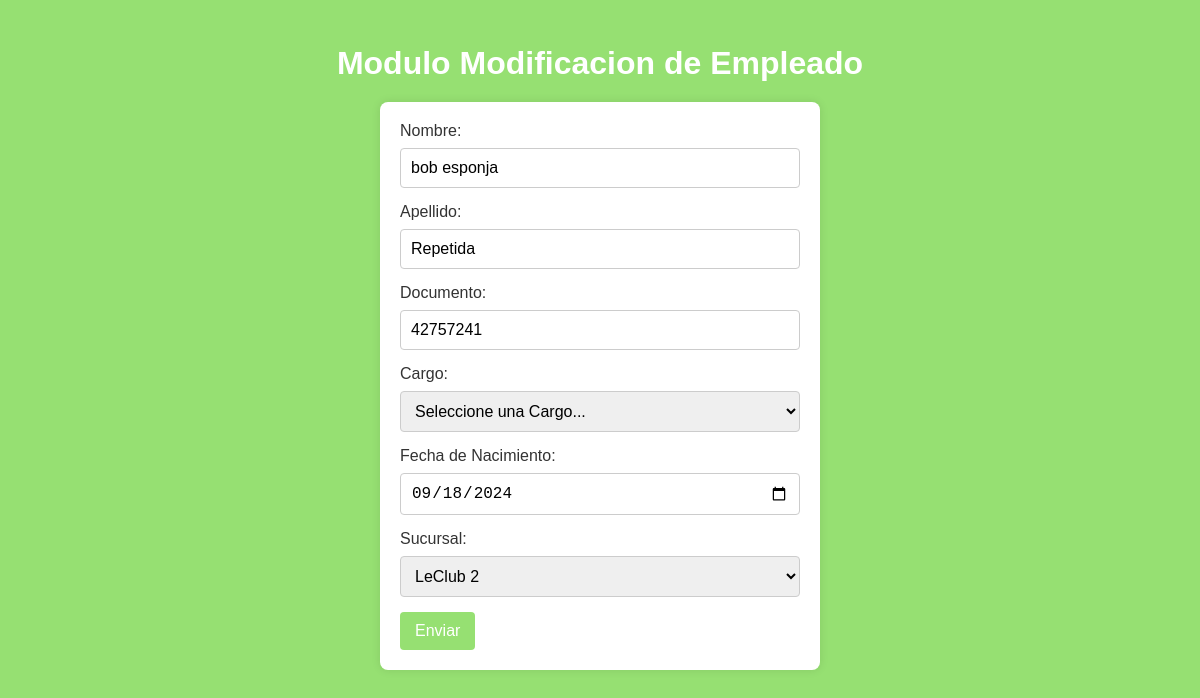
The page /php/tablaEmpleados/tablaEmpleados_modificacion.php?id_empleado=2 on the database its author committed.
### tables this page shows
CREATE TABLE `empleado` (
  `id_empleado` int(11) NOT NULL,
  `empleado_descripcion` varchar(50) DEFAULT NULL,
  `empleado_cargo` varchar(50) DEFAULT NULL,
  `fecha_alta` date DEFAULT NULL,
  `estado` tinyint(1) DEFAULT 1,
  `rela_persona` int(11) DEFAULT NULL,
  `rela_sucursal` int(11) DEFAULT NULL
);

CREATE TABLE `persona` (
  `id_persona` int(11) NOT NULL,
  `nombre` varchar(50) DEFAULT NULL,
  `apellido` varchar(50) DEFAULT NULL,
  `cuil` varchar(50) DEFAULT NULL,
  `fecha_nacimiento` date DEFAULT NULL,
  `fecha_alta` date DEFAULT NULL,
  `estado` tinyint(1) DEFAULT 1,
  `rela_documento` int(11) DEFAULT NULL,
  `rela_sexo` int(11) DEFAULT NULL
);

CREATE TABLE `documento` (
  `id_documento` int(11) NOT NULL,
  `descripcion_documento` varchar(50) DEFAULT NULL,
  `estado` tinyint(1) DEFAULT 1,
  `rela_tipo_documento` int(11) DEFAULT NULL
);

CREATE TABLE `sucursal` (
  `id_sucursal` int(11) NOT NULL,
  `descripcion_sucursal` varchar(50) DEFAULT NULL,
  `direccion` varchar(50) DEFAULT NULL,
  `estado` tinyint(1) DEFAULT 1,
  `rela_complejo` int(11) DEFAULT NULL
);

### php/tablaEmpleados/tablaEmpleados_modificacion.php (the view, shortened to what this page needs)
<?php
require_once("../../config/database/conexion.php");
$id = $_GET['id_empleado'];
$sqlSucursal = "SELECT
                    id_sucursal,
                    descripcion_sucursal
                FROM
                    sucursal";
$registrosSucursal = $conexion->query($sqlSucursal);
$sql = "SELECT
                        empleado.id_empleado,
                        persona.nombre,
                        persona.apellido,
                        persona.rela_documento,
                        documento.descripcion_documento,
                        persona.fecha_nacimiento,
                        empleado.rela_persona,
                        empleado.empleado_cargo,
                        empleado.fecha_alta,
                        empleado.rela_sucursal
                    FROM
                        empleado
                    JOIN
                        persona
                    ON
                        empleado.rela_persona = persona.id_persona
                    JOIN
                        sucursal
                    ON
                        empleado.rela_sucursal = sucursal.id_sucursal
                    JOIN
                        documento
                    ON
                        documento.id_documento = persona.rela_documento
                    WHERE
                        empleado.estado IN(1)
                    AND
                        empleado.id_empleado = $id";
$registros = $conexion->query($sql);
foreach ($registros as $reg) {
        $id             = $reg['id_empleado'];
        $nombre         = $reg['nombre'];
        $apellido       = $reg['apellido'];
        $documento      = $reg['descripcion_documento'];
        $fechaNacimiento= $reg['fecha_nacimiento'];
        $sucursal       = $reg['rela_sucursal'];
}
 ?>
<!DOCTYPE html>
<html lang="es">
<head>
</head>
<body>
    <h1 style="text-align: center; margin-top: 25px; margin-bottom: 20px; color: white;">Modulo Modificacion de Empleado</h1>
    <form action="<?php echo $_SERVER['PHP_SELF']. '?id_empleado='. $id;?>" method="post" onsubmit="return confirmModification();">
        <label for="nombre">Nombre:</label>
        <input type="text" id="nombre" name="nombre" value="<?php echo $nombre; ?>">
        <label for="apellido">Apellido:</label>
        <input type="text" id="apellido" name="apellido" value="<?php echo $apellido; ?>" required>
        <label for="dni">Documento:</label>
        <input type="text" id="documento" name="documento" value="<?php echo $documento; ?>" required>
        <label for="cargo">Cargo:</label>
        <select name="cargo">
            <option value=""disabled selected>Seleccione una Cargo...</option>
        </select>
        <label for="fecha_nacimiento">Fecha de Nacimiento:</label>
        <input type="date" id="fecha_nacimiento" name="fecha_nacimiento" value="<?php echo $fechaNacimiento ?>" required>
        <label for="sucursal">Sucursal:</label>
        <select id="sucursal" name="sucursal" required>
            <?php foreach ($registrosSucursal as $reg) : ?>
                <option value="<?php echo $reg['id_sucursal']; ?>" <?php if($sucursal == $reg['id_sucursal']) {echo 'selected';} ?>>
                    <?php echo $reg['descripcion_sucursal'];?>
                </option>
            <?php endforeach; ?>
        </select>
        <button type="submit" name="modificacion">Enviar</button>
    </form>
</body>
</html>

### php/tablaEmpleados/tablaEmpleados_modificacion.php (style rules this page uses)
body { font-family: Arial, sans-serif; background-color: #96E072; margin: 0; padding: 20px; }
form { background-color: #fff; padding: 20px; border-radius: 8px; box-shadow: 0 0 10px rgba(0, 0, 0, 0.1); max-width: 400px; margin: 0 auto; }
label { display: block; margin-bottom: 8px; color: #333; }
input, select { width: 100%; padding: 10px; margin-bottom: 15px; box-sizing: border-box; border: 1px solid #ccc; border-radius: 4px; font-size: 16px; }
button { background-color: #96E072; color: #fff; padding: 10px 15px; border: none; border-radius: 4px; cursor: pointer; font-size: 16px; }

### rows shown on the page
empleado: nombre "bob esponja", apellido "Repetida", documento "42757241", fecha_nacimiento "09/18/2024", sucursal "LeClub 2"
